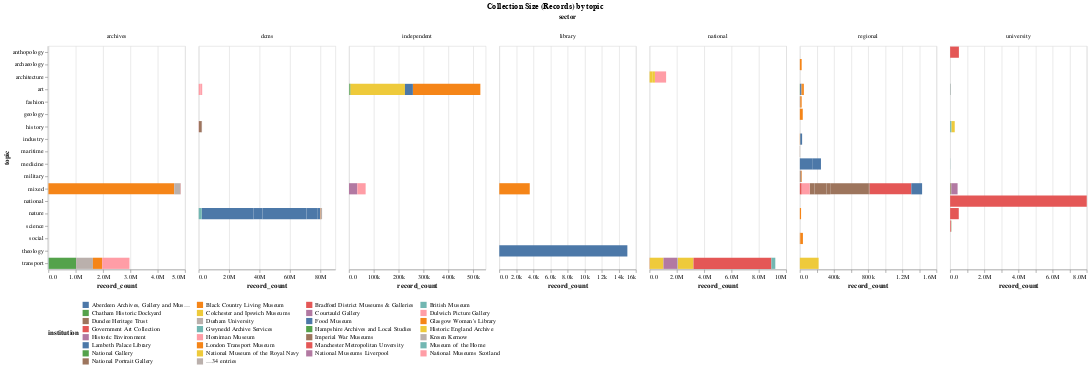

The cell this chart's notebook holds for it:
### Markdown cell above
## Collection with subcollections record size by topic

### Code cell
title = alt.TitleParams('Collection Size (Records) by topic', anchor='middle')
alt.Chart(records_data,title=title).mark_bar().encode(
    alt.Color('institution:N').legend(orient="bottom", titleOrient="left", columns=4),
    x='record_count:Q',
    tooltip=['institution', 'subcollection', 'record_count'],
    y='topic:N',
    column='sector'
).properties(width=220).resolve_scale(x='independent').configure(numberFormat='.2s')

### Figure 1 — Vega-Lite specification as saved in the notebook (floating-point values rounded to 4 significant figures)
{"config": {"view": {"continuousWidth": 300, "continuousHeight": 300}, "numberFormat": ".2s"}, "data": {"name": "data-0de5e3c2fbd3c950d7cc263b6c870044"}, "mark": {"type": "bar"}, "encoding": {"color": {"field": "institution", "legend": {"orient": "bottom", "titleOrient": "left", "columns": 4}, "type": "nominal"}, "column": {"field": "sector", "type": "nominal"}, "tooltip": [{"field": "institution", "type": "nominal"}, {"field": "subcollection", "type": "nominal"}, {"field": "record_count", "type": "quantitative"}], "x": {"field": "record_count", "type": "quantitative"}, "y": {"field": "topic", "type": "nominal"}}, "resolve": {"scale": {"x": "independent"}}, "title": {"text": "Collection Size (Records) by topic", "anchor": "middle"}, "width": 220, "$schema": "https://vega.github.io/schema/vega-lite/v5.17.0.json", "datasets": {"data-0de5e3c2fbd3c950d7cc263b6c870044": [{"institution": "Oxford University", "subcollection": "History of Science Museum", "sector": "university", "type": "museum", "topic": "science", "precision": "estimate", "record_count": 33592}, {"institution": "Oxford University", "subcollection": "Museum of Natural History", "sector": "university", "type": "museum", "topic": "nature", "precision": "estimate", "record_count": 505745}, {"institution": "Oxford University", "subcollection": "Pitt Rivers Museum", "sector": "university", "type": "museum", "topic": "anthopology", "precision": "estimate", "record_count": 513107}, {"institution": "University of Cambridge", "subcollection": "Whipple Museum of the History of Science", "sector": "university", "type": "museum", "topic": "science", "precision": "estimate", "record_count": 7148}, {"institution": "Durham University", "subcollection": "Oriental Museum", "sector": "university", "type": "museum", "topic": "art", "precision": "estimate", "record_count": 33234}, {"institution": "University College London", "subcollection": "Petrie Museum", "sector": "university", "type": "museum", "topic": "history", "precision": "estimate", "record_count": 83455}, {"institution": "University College London", "subcollection": "UCL Art Museum", "sector": "university", "type": "museum", "topic": "art", "precision": "estimate", "record_count": 10712}, {"institution": "University College London", "subcollection": "UCL Pathology Collection", "sector": "university", "type": "museum", "topic": "medicine", "precision": "estimate", "record_count": 8817}, {"institution": "University College London", "subcollection": "UCL Pathology Collection", "sector": "university", "type": "museum", "topic": "science", "precision": "estimate", "record_count": 1462}, {"institution": "Glasgow Woman's Library", "subcollection": "Museum Collections", "sector": "library", "type": "museum", "topic": "mixed", "precision": "estimate", "record_count": 3567}, {"institution": "National Museum of the Royal Navy", "subcollection": "Museum Collection", "sector": "national", "type": "museum", "topic": "architecture", "precision": "estimate", "record_count": 195690}, {"institution": "National Museums Scotland", "subcollection": "Museum Collection", "sector": "national", "type": "museum", "topic": "architecture", "precision": "estimate", "record_count": 820000}, {"institution": "National Waterways Museum", "subcollection": "Museum Collection", "sector": "national", "type": "museum", "topic": "transport", "precision": "estimate", "record_count": 4574}, {"institution": "Government Art Collection", "subcollection": "Museum Collection", "sector": "national", "type": "museum", "topic": "transport", "precision": "estimate", "record_count": 15247}, {"institution": "People's History Museum", "subcollection": "Museum Collection", "sector": "national", "type": "museum", "topic": "transport", "precision": "estimate", "record_count": 5680}, {"institution": "Portable Antiquities Scheme", "subcollection": "Museum Collection", "sector": "national", "type": "museum", "topic": "transport", "precision": "estimate", "record_count": 1133397}, {"institution": "Royal Air Force Museum", "subcollection": "Museum Collection", "sector": "national", "type": "museum", "topic": "transport", "precision": "estimate", "record_count": 1344}, {"institution": "Royal Botanic Gardens Kew", "subcollection": "Museum Collection", "sector": "national", "type": "museum", "topic": "transport", "precision": "estimate", "record_count": 5700000}, {"institution": "Royal Collection", "subcollection": "Museum Collection", "sector": "national", "type": "museum", "topic": "transport", "precision": "estimate", "record_count": 289595}, {"institution": "Staffordshire Archive and Heritage", "subcollection": "Museum Collection", "sector": "regional", "type": "museum", "topic": "mixed", "precision": "estimate", "record_count": 57017}, {"institution": "Courtauld Gallery", "subcollection": "Museum Collection", "sector": "independent", "type": "museum", "topic": "mixed", "precision": "estimate", "record_count": 33501}, {"institution": "Dulwich Picture Gallery", "subcollection": "Museum Collection", "sector": "independent", "type": "museum", "topic": "mixed", "precision": "estimate", "record_count": 33501}, {"institution": "Chatham Historic Dockyard", "subcollection": "Museum Collection", "sector": "independent", "type": "museum", "topic": "art", "precision": "estimate", "record_count": 1548}, {"institution": "Colchester and Ipswich Museums", "subcollection": "Museum Collection", "sector": "independent", "type": "museum", "topic": "art", "precision": "estimate", "record_count": 220000}, {"institution": "London Transport Museum", "subcollection": "Museum Collection", "sector": "independent", "type": "museum", "topic": "art", "precision": "estimate", "record_count": 271610}, {"institution": "Food Museum", "subcollection": "Museum Collection", "sector": "independent", "type": "museum", "topic": "art", "precision": "estimate", "record_count": 32040}, {"institution": "Watts Gallery", "subcollection": "Museum Collection", "sector": "regional", "type": "museum", "topic": "military", "precision": "estimate", "record_count": 7756}, {"institution": "Aberdeen Archives, Gallery and Museums", "subcollection": "Museum Collection", "sector": "regional", "type": "museum", "topic": "medicine", "precision": "estimate", "record_count": 151529}, {"institution": "Black Country Living Museum", "subcollection": "Museum Collection", "sector": "regional", "type": "museum", "topic": "industry", "precision": "estimate", "record_count": 4903}, {"institution": "The Box Plymouth", "subcollection": "Museum Collection", "sector": "regional", "type": "museum", "topic": "industry", "precision": "estimate", "record_count": 21691}, {"institution": "Colchester and Ipswich Museums", "subcollection": "Museum Collection", "sector": "regional", "type": "museum", "topic": "transport", "precision": "estimate", "record_count": 220000}, {"institution": "Dundee Heritage Trust", "subcollection": "Martime", "sector": "regional", "type": "museum", "topic": "maritime", "precision": "estimate", "record_count": 2411}, {"institution": "Dundee Heritage Trust", "subcollection": "Textiles", "sector": "regional", "type": "museum", "topic": "fashion", "precision": "estimate", "record_count": 5864}, {"institution": "Dundee Heritage Trust", "subcollection": "Dundee and Social History", "sector": "regional", "type": "museum", "topic": "social", "precision": "estimate", "record_count": 317}, {"institution": "Poole Museums", "subcollection": "Museum Collection", "sector": "regional", "type": "museum", "topic": "art", "precision": "estimate", "record_count": 1489}, {"institution": "Potteries Museum and Art Gallery", "subcollection": "Museum Collection", "sector": "regional", "type": "museum", "topic": "art", "precision": "estimate", "record_count": 1489}, {"institution": "Ripon Museums", "subcollection": "Museum Collection", "sector": "regional", "type": "museum", "topic": "art", "precision": "estimate", "record_count": 15}, {"institution": "Royal Albert Memorial Museum", "subcollection": "Museum Collection", "sector": "regional", "type": "museum", "topic": "art", "precision": "estimate", "record_count": 16000}, {"institution": "Sheffield Museums", "subcollection": "Museum Collection", "sector": "regional", "type": "museum", "topic": "art", "precision": "estimate", "record_count": 1000}, {"institution": "Tyne & Wear Museums", "subcollection": "Museum Collection", "sector": "regional", "type": "museum", "topic": "mixed", "precision": "estimate", "record_count": 490107}, {"institution": "Wiltshire Museum", "subcollection": "Museum Collection", "sector": "regional", "type": "museum", "topic": "mixed", "precision": "estimate", "record_count": 126410}, {"institution": "York Museums Trust", "subcollection": "Fine Art", "sector": "regional", "type": "museum", "topic": "art", "precision": "estimate", "record_count": 15733}, {"institution": "York Museums Trust", "subcollection": "Decorative Arts", "sector": "regional", "type": "museum", "topic": "art", "precision": "estimate", "record_count": 11080}, {"institution": "York Museums Trust", "subcollection": "Archaeology", "sector": "regional", "type": "museum", "topic": "archaeology", "precision": "estimate", "record_count": 21229}, {"institution": "York Museums Trust", "subcollection": "Biology", "sector": "regional", "type": "museum", "topic": "nature", "precision": "estimate", "record_count": 14282}, {"institution": "York Museums Trust", "subcollection": "Costume and Textiles", "sector": "regional", "type": "museum", "topic": "fashion", "precision": "estimate", "record_count": 15468}, {"institution": "York Museums Trust", "subcollection": "Geology", "sector": "regional", "type": "museum", "topic": "geology", "precision": "estimate", "record_count": 34048}, {"institution": "York Museums Trust", "subcollection": "Military History", "sector": "regional", "type": "museum", "topic": "military", "precision": "estimate", "record_count": 6838}, {"institution": "York Museums Trust", "subcollection": "Photographs", "sector": "regional", "type": "museum", "topic": "social", "precision": "estimate", "record_count": 5902}, {"institution": "York Museums Trust", "subcollection": "Social History", "sector": "regional", "type": "museum", "topic": "social", "precision": "estimate", "record_count": 29774}, {"institution": "Victoria & Albert Museum", "subcollection": "Victoria & Albert Museum", "sector": "dcms", "type": "museum", "topic": "art", "precision": "exact", "record_count": 1282240}, {"institution": "Museum of the Home", "subcollection": "Museum of the Home", "sector": "dcms", "type": "museum", "topic": "history", "precision": "exact", "record_count": 12200}, {"institution": "Horniman Museum", "subcollection": "Museum Collection", "sector": "dcms", "type": "museum", "topic": "history", "precision": "estimate", "record_count": 132612}, {"institution": "Imperial War Museums", "subcollection": "Museum Collection", "sector": "dcms", "type": "museum", "topic": "history", "precision": "estimate", "record_count": 1737698}, {"institution": "National Gallery", "subcollection": "Museum Collection", "sector": "dcms", "type": "museum", "topic": "history", "precision": "estimate", "record_count": 2626}, {"institution": "National Museums Liverpool", "subcollection": "Museum Collection", "sector": "dcms", "type": "museum", "topic": "history", "precision": "estimate", "record_count": 73682}, {"institution": "National Portrait Gallery", "subcollection": "Museum Collection", "sector": "dcms", "type": "museum", "topic": "history", "precision": "estimate", "record_count": 220000}, {"institution": "Natural History Museum", "subcollection": "Entomology collections", "sector": "dcms", "type": "museum", "topic": "nature", "precision": "estimate", "record_count": 34000000}, {"institution": "Natural History Museum", "subcollection": "Botany collections", "sector": "dcms", "type": "museum", "topic": "nature", "precision": "estimate", "record_count": 6000000}, {"institution": "Natural History Museum", "subcollection": "Zooology collections", "sector": "dcms", "type": "museum", "topic": "nature", "precision": "estimate", "record_count": 29000000}, {"institution": "Natural History Museum", "subcollection": "Palaeontology collections", "sector": "dcms", "type": "museum", "topic": "nature", "precision": "estimate", "record_count": 7000000}, {"institution": "Natural History Museum", "subcollection": "Mineralogy collections", "sector": "dcms", "type": "museum", "topic": "nature", "precision": "estimate", "record_count": 500000}, {"institution": "Natural History Museum", "subcollection": "Library and archive collections", "sector": "dcms", "type": "library", "topic": "nature", "precision": "estimate", "record_count": 1500000}, {"institution": "Royal Armouries", "subcollection": "Museum Collection", "sector": "dcms", "type": "museum", "topic": "nature", "precision": "estimate", "record_count": 65627}, {"institution": "Sir John Soane's Museum", "subcollection": "Museum Collection", "sector": "dcms", "type": "museum", "topic": "nature", "precision": "estimate", "record_count": 57164}, {"institution": "Tate Gallery Group", "subcollection": "Museum Collection", "sector": "dcms", "type": "museum", "topic": "nature", "precision": "estimate", "record_count": 79236}, {"institution": "British Museum", "subcollection": "Museum Collection", "sector": "dcms", "type": "museum", "topic": "nature", "precision": "estimate", "record_count": 2000000}, {"institution": "Oxford University", "subcollection": "History of Science Museum", "sector": "university", "type": "museum", "topic": "science", "precision": "estimate", "record_count": 21011}, {"institution": "Oxford University", "subcollection": "Bodleian Library", "sector": "university", "type": "library", "topic": "national", "precision": "estimate", "record_count": 8000000}, {"institution": "Manchester Metropolitan Unversity", "subcollection": "Special Collections", "sector": "university", "type": "library", "topic": "mixed", "precision": "estimate", "record_count": 28600}, {"institution": "SOAS, University of London", "subcollection": "Special Collections", "sector": "university", "type": "library", "topic": "mixed", "precision": "estimate", "record_count": 40337}, {"institution": "University of Reading", "subcollection": "Library Collection", "sector": "university", "type": "library", "topic": "history", "precision": "estimate", "record_count": 0}, {"institution": "Lambeth Palace Library", "subcollection": "Sion College Collections", "sector": "library", "type": "library", "topic": "theology", "precision": "estimate", "record_count": 15000}, {"institution": "National Museum of the Royal Navy", "subcollection": "Library Collection", "sector": "national", "type": "library", "topic": "architecture", "precision": "estimate", "record_count": 195690}, {"institution": "Royal Air Force Museum", "subcollection": "Library Collection", "sector": "national", "type": "library", "topic": "transport", "precision": "estimate", "record_count": 1344}, {"institution": "Staffordshire Archive and Heritage", "subcollection": "William Salt Library", "sector": "regional", "type": "library", "topic": "mixed", "precision": "estimate", "record_count": 139389}, {"institution": "Chatham Historic Dockyard", "subcollection": "Library Collection", "sector": "independent", "type": "library", "topic": "art", "precision": "estimate", "record_count": 1548}, {"institution": "Watts Gallery", "subcollection": "Library Collection", "sector": "regional", "type": "library", "topic": "military", "precision": "estimate", "record_count": 7756}, {"institution": "Victoria & Albert Museum", "subcollection": "National Art Library", "sector": "dcms", "type": "library", "topic": "art", "precision": "estimate", "record_count": 849000}, {"institution": "Museum of the Home", "subcollection": "Library Collection", "sector": "dcms", "type": "library", "topic": "history", "precision": "exact", "record_count": 6290}, {"institution": "Royal Armouries", "subcollection": "Library Collection", "sector": "dcms", "type": "library", "topic": "nature", "precision": "estimate", "record_count": 65627}, {"institution": "Sir John Soane's Museum", "subcollection": "Library Collection", "sector": "dcms", "type": "library", "topic": "nature", "precision": "estimate", "record_count": 57164}, {"institution": "University of Cambridge", "subcollection": "Whipple Museum of the History of Science", "sector": "university", "type": "museum", "topic": "science", "precision": "estimate", "record_count": 6979}, {"institution": "Unversity of Warwick", "subcollection": "Modern Records Centre", "sector": "university", "type": "archive", "topic": "mixed", "precision": "exact", "record_count": 367655}, {"institution": "University of Reading", "subcollection": "Archive Collection", "sector": "university", "type": "archive", "topic": "history", "precision": "estimate", "record_count": 186216}, {"institution": "National Waterways Museum", "subcollection": "Archive Collection", "sector": "national", "type": "archive", "topic": "transport", "precision": "estimate", "record_count": 53195}, {"institution": "Historic England Archive", "subcollection": "Archive Collection", "sector": "national", "type": "archive", "topic": "transport", "precision": "estimate", "record_count": 1000000}, {"institution": "Historic Environment", "subcollection": "Archive Collection", "sector": "national", "type": "archive", "topic": "transport", "precision": "estimate", "record_count": 1000000}, {"institution": "Royal Air Force Museum", "subcollection": "Archive Collection", "sector": "national", "type": "archive", "topic": "transport", "precision": "estimate", "record_count": 88}, {"institution": "Gwynedd Archive Services", "subcollection": "Archive Collection", "sector": "archives", "type": "archive", "topic": "transport", "precision": "estimate", "record_count": 12000}, {"institution": "Hampshire Archives and Local Studies", "subcollection": "Archive Collection", "sector": "archives", "type": "archive", "topic": "transport", "precision": "estimate", "record_count": 1000000}, {"institution": "Kresen Kernow", "subcollection": "Archive Collection", "sector": "archives", "type": "archive", "topic": "transport", "precision": "estimate", "record_count": 614909}, {"institution": "North East Wales Archives", "subcollection": "Archive Collection", "sector": "archives", "type": "archive", "topic": "transport", "precision": "estimate", "record_count": 338969}, {"institution": "Public Record Office Northern Ireland", "subcollection": "Archive Collection", "sector": "archives", "type": "archive", "topic": "transport", "precision": "estimate", "record_count": 1000000}, {"institution": "Staffordshire Archive and Heritage", "subcollection": "Stoke on Trent City Archives", "sector": "regional", "type": "archives", "topic": "mixed", "precision": "estimate", "record_count": 44238}, {"institution": "Staffordshire Archive and Heritage", "subcollection": "Staffordshire Record Office", "sector": "regional", "type": "archives", "topic": "mixed", "precision": "estimate", "record_count": 443779}, {"institution": "Staffordshire Archive and Heritage", "subcollection": "Stoke on Trent City Archives", "sector": "regional", "type": "archives", "topic": "mixed", "precision": "estimate", "record_count": 15606}, {"institution": "Tyne & Wear Archives Catalogue", "subcollection": "Archive Collection", "sector": "archives", "type": "archive", "topic": "mixed", "precision": "estimate", "record_count": 4602160}, {"institution": "West Glamorgan Archive Service", "subcollection": "Archive Collection", "sector": "archives", "type": "archive", "topic": "mixed", "precision": "estimate", "record_count": 230000}, {"institution": "Yorkshire Film Archive", "subcollection": "Archive Collection", "sector": "archives", "type": "archive", "topic": "mixed", "precision": "estimate", "record_count": 8483}, {"institution": "Chatham Historic Dockyard", "subcollection": "Archive Collection", "sector": "independent", "type": "archive", "topic": "art", "precision": "estimate", "record_count": 2058}, {"institution": "Watts Gallery", "subcollection": "Archive Collection", "sector": "regional", "type": "archive", "topic": "military", "precision": "estimate", "record_count": 668}, {"institution": "Aberdeen Archives, Gallery and Museums", "subcollection": "Archive Collection", "sector": "regional", "type": "archive", "topic": "medicine", "precision": "estimate", "record_count": 95798}, {"institution": "Bradford District Museums & Galleries", "subcollection": "Photographic Archive", "sector": "regional", "type": "archive", "topic": "mixed", "precision": "estimate", "record_count": 21878}, {"institution": "Ripon Museums", "subcollection": "Archive Collection", "sector": "regional", "type": "archive", "topic": "art", "precision": "estimate", "record_count": 5}, {"institution": "St Helens Borough Council", "subcollection": "Archive Collections", "sector": "regional", "type": "archive", "topic": "mixed", "precision": "estimate", "record_count": 93344}, {"institution": "Victoria & Albert Museum", "subcollection": "Victoria & Albert Museum Archives", "sector": "dcms", "type": "archive", "topic": "art", "precision": "exact", "record_count": 157835}, {"institution": "Royal Armouries", "subcollection": "Archive Collection", "sector": "dcms", "type": "archive", "topic": "nature", "precision": "estimate", "record_count": 130130}, {"institution": "Sir John Soane's Museum", "subcollection": "Archive Collection", "sector": "dcms", "type": "archive", "topic": "nature", "precision": "estimate", "record_count": 0}, {"institution": "Tate Gallery Group", "subcollection": "Archive Collection", "sector": "dcms", "type": "archive", "topic": "nature", "precision": "estimate", "record_count": 807060}]}}
